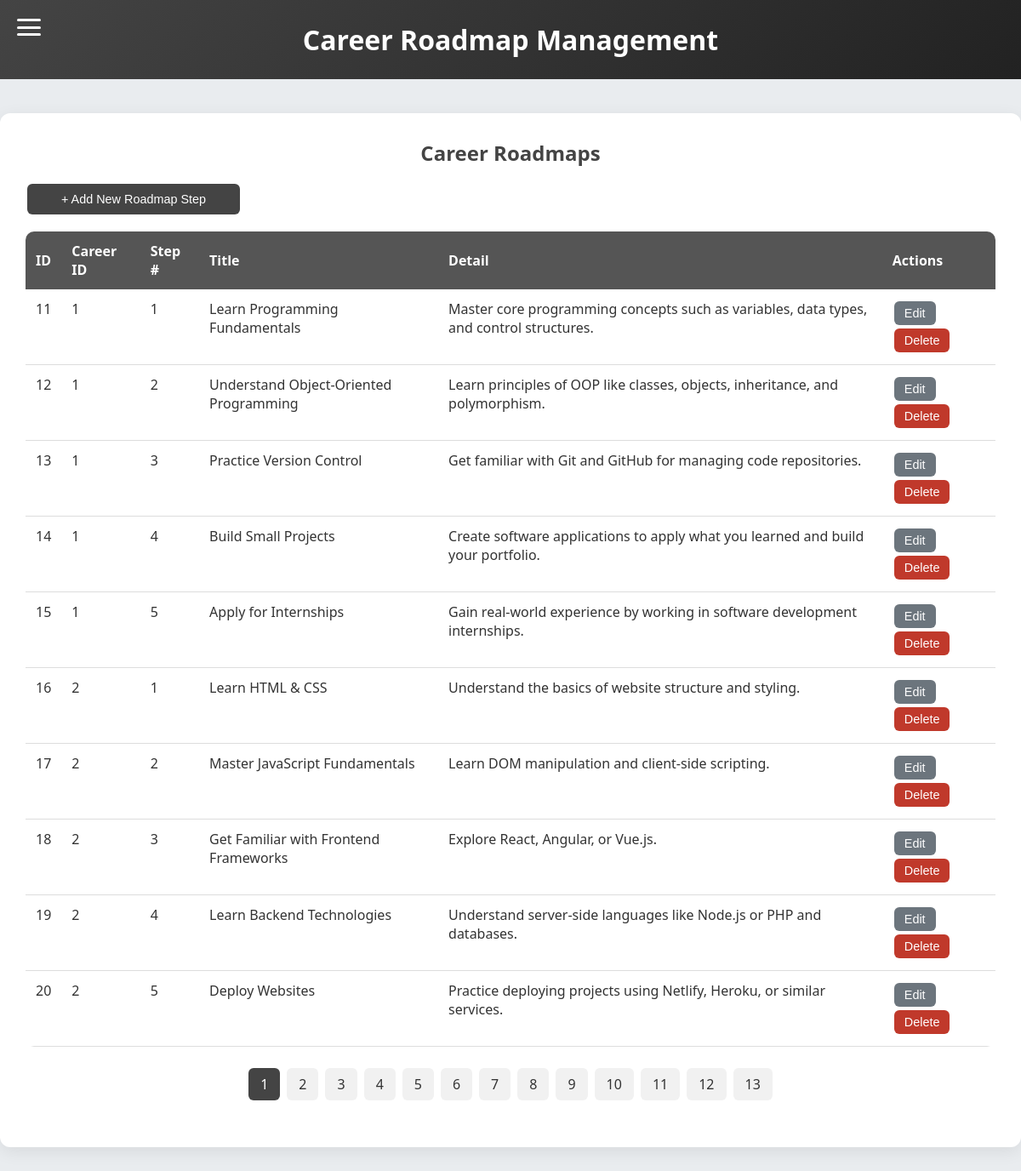
Page /Admin/admin-roadmaps.php on the committed database.
### tables this page shows
CREATE TABLE `career_roadmaps` (
  `id` int(11) NOT NULL,
  `career_id` int(11) NOT NULL,
  `step_number` int(11) NOT NULL,
  `step_title` varchar(255) NOT NULL,
  `step_detail` text DEFAULT NULL
);

### Admin/admin-roadmaps.php (the view, shortened to what this page needs)
<?php
include 'db_admin.php';
$options = [
  PDO::ATTR_ERRMODE => PDO::ERRMODE_EXCEPTION,
  PDO::ATTR_DEFAULT_FETCH_MODE => PDO::FETCH_ASSOC
];
try {
  $pdo = new PDO($dsn, $user, $pass, $options);
} catch (PDOException $e) {
  die("DB fail: " . $e->getMessage());
}
$limit = 10;
$page = isset($_GET['page']) ? (int) $_GET['page'] : 1;
$offset = ($page - 1) * $limit;
$total = $pdo->query("SELECT COUNT(*) FROM career_roadmaps")->fetchColumn();
$stmt = $pdo->prepare("SELECT * FROM career_roadmaps ORDER BY career_id, step_number LIMIT :l OFFSET :o");
$stmt->bindValue(':l', $limit, PDO::PARAM_INT);
$stmt->bindValue(':o', $offset, PDO::PARAM_INT);
$stmt->execute();
$rows = $stmt->fetchAll();
$total_pages = ceil($total / $limit);
?>
<!DOCTYPE html>
<html lang="en">
<head>
</head>
<body>
<header>
  <div class="hamburger" onclick="document.querySelector('.sidebar').classList.toggle('show')">
    <span></span><span></span><span></span>
  </div>
  <h1>Career Roadmap Management</h1>
</header>
<div class="container">
  <h2>Career Roadmaps</h2>
  <button class="btn btn-add" onclick="document.getElementById('addModal').style.display='block'">+ Add New Roadmap Step</button>
  <table>
    <thead><tr><th>ID</th><th>Career ID</th><th>Step #</th><th>Title</th><th>Detail</th><th>Actions</th></tr></thead>
    <tbody>
    <?php foreach($rows as $r):?>
    <tr>
      <form method="POST">
        <td data-label="ID"><?=$r['id']?><input type="hidden" name="edit_id" value="<?=$r['id']?>"></td>
        <td data-label="Career ID"><span class="view-mode"><?=$r['career_id']?></span><input class="edit-mode" type="number" name="career_id" value="<?=$r['career_id']?>" style="display:none;"></td>
        <td data-label="Step #"><span class="view-mode"><?=$r['step_number']?></span><input class="edit-mode" type="number" name="step_number" value="<?=$r['step_number']?>" style="display:none;"></td>
        <td data-label="Title"><span class="view-mode"><?=htmlspecialchars($r['step_title'])?></span><input class="edit-mode" type="text" name="step_title" value="<?=htmlspecialchars($r['step_title'])?>" style="display:none;"></td>
        <td data-label="Detail"><span class="view-mode"><?=nl2br(htmlspecialchars($r['step_detail']))?></span><textarea class="edit-mode" name="step_detail" style="display:none;"><?=htmlspecialchars($r['step_detail'])?></textarea></td>
        <td data-label="Actions">
          <button type="button" class="btn btn-edit view-mode" onclick="startEdit(this)">Edit</button>
      </form>
      <form method="POST" style="display:inline;">
        <button type="submit" class="btn btn-delete" onclick="return confirm('Delete this roadmap step?');">Delete</button>
      </form>
    </tr>
    <?php endforeach;?>
    </tbody>
  </table>
  <div class="pagination">
    <?php for($i=1;$i<=$total_pages;$i++):?>
      <a href="?page=<?=$i?>" class="<?=($i==$page)?'active':''?>"><?=$i?></a>
    <?php endfor;?>
  </div>
</div>
</body>
</html>

### Admin/admin-roadmaps.php (style rules this page uses)
* { margin:0; padding:0; box-sizing:border-box; }
body { font-family:'Segoe UI', Tahoma, Verdana, sans-serif; background:#e9ecef; color:#333; }
header { background:linear-gradient(135deg,#444,#222); color:#fff; text-align:center; padding:25px 0; position:relative; }
header h1 { margin:0; font-size:2rem; }
.hamburger { position:absolute; left:20px; top:22px; width:28px; height:20px; cursor:pointer; display:flex; flex-direction:column; justify-content:space-between; }
.hamburger span { height:3px; width:100%; background:#fff; border-radius:2px; }
.container { max-width:1200px; margin:40px auto; padding:30px; background:#fff; border-radius:12px; box-shadow:0 5px 20px rgba(0,0,0,0.08); }
h2 { text-align:center; color:#444; margin-bottom:20px; }
table { width:100%; border-collapse:collapse; margin-top:20px; border-radius:10px; overflow:hidden; background:#fff; }
th { background:#555; color:#fff; padding:12px; text-align:left; }
td { padding:12px; border-bottom:1px solid #ddd; vertical-align:top; }
.btn { padding:6px 12px; border:none; border-radius:6px; cursor:pointer; font-size:.9rem; margin:2px; color:#fff; }
.btn-edit { background:#6c757d; }
.btn-delete { background:#c0392b; }
.btn-add { background:#444; color:#fff; margin-bottom:15px; padding:10px 16px; border-radius:6px; width:100%; max-width:250px; display:block; }
.pagination { display:flex; justify-content:center; margin:25px 0; gap:8px; flex-wrap:wrap; }
.pagination a { padding:8px 14px; border-radius:6px; background:#f1f1f1; color:#333; text-decoration:none; font-weight:500; }
.pagination a.active { background:#444; color:#fff; }

### rows in the picture
career_roadmaps: id "11", career "1", step_number "1", step_title "Learn Programming Fundamentals", step_detail "Master core programming concepts such as variables, data types, and control structures."
career_roadmaps: id "12", career "1", step_number "2", step_title "Understand Object-Oriented Programming", step_detail "Learn principles of OOP like classes, objects, inheritance, and polymorphism."
career_roadmaps: id "13", career "1", step_number "3", step_title "Practice Version Control", step_detail "Get familiar with Git and GitHub for managing code repositories."
career_roadmaps: id "14", career "1", step_number "4", step_title "Build Small Projects", step_detail "Create software applications to apply what you learned and build your portfolio."
career_roadmaps: id "15", career "1", step_number "5", step_title "Apply for Internships", step_detail "Gain real-world experience by working in software development internships."
career_roadmaps: id "16", career "2", step_number "1", step_title "Learn HTML & CSS", step_detail "Understand the basics of website structure and styling."
career_roadmaps: id "17", career "2", step_number "2", step_title "Master JavaScript Fundamentals", step_detail "Learn DOM manipulation and client-side scripting."
career_roadmaps: id "18", career "2", step_number "3", step_title "Get Familiar with Frontend Frameworks", step_detail "Explore React, Angular, or Vue.js."
career_roadmaps: id "19", career "2", step_number "4", step_title "Learn Backend Technologies", step_detail "Understand server-side languages like Node.js or PHP and databases."
career_roadmaps: id "20", career "2", step_number "5", step_title "Deploy Websites", step_detail "Practice deploying projects using Netlify, Heroku, or similar services."
